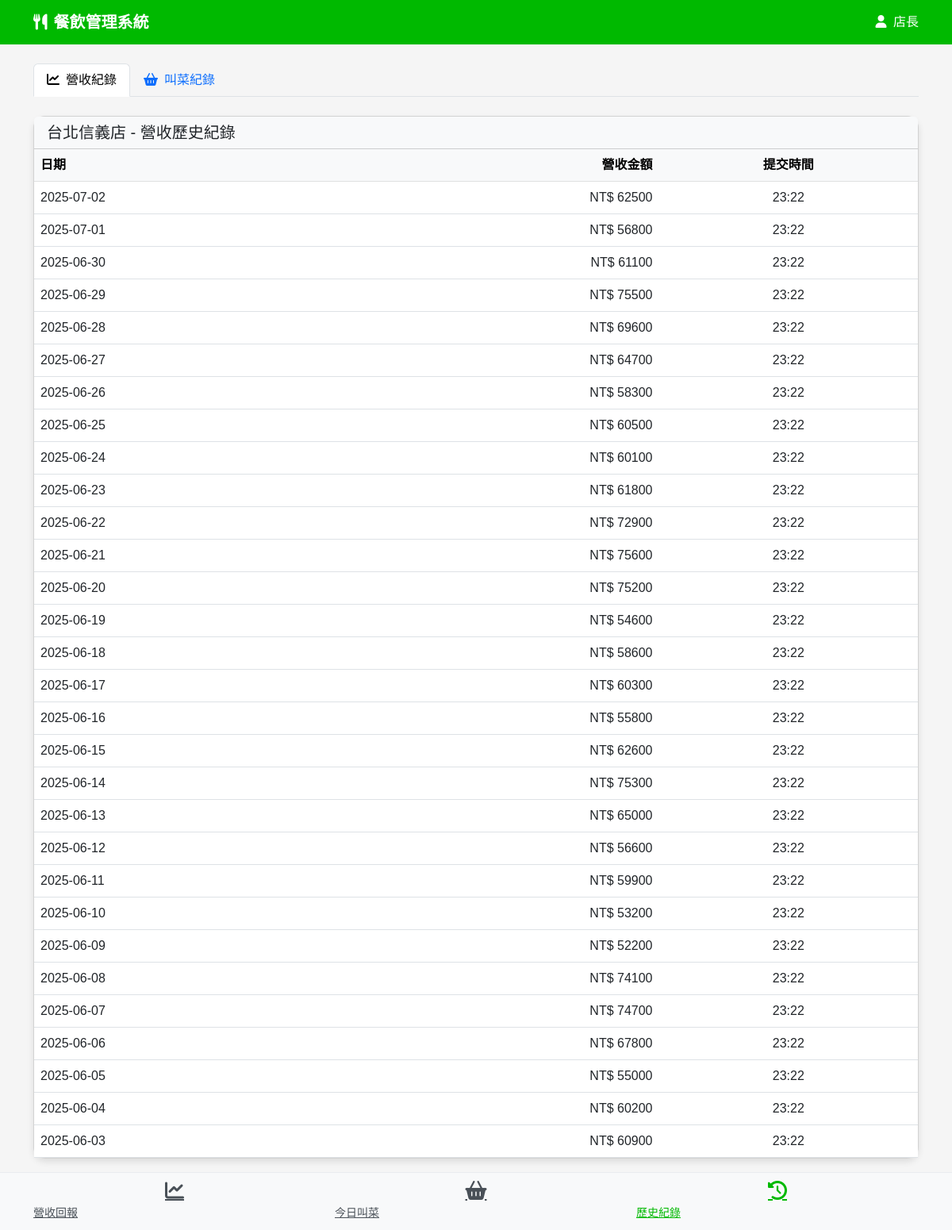
The page /liff/history/ on the database its author committed.
### apps/mock_data/models.py (models this page shows, shortened)
class Store(models.Model):
    REGION_CHOICES = [
        ('taipei', '台北地區'),
        ('new_taipei', '新北地區'),
        ('taoyuan', '桃園地區'),
        ('taichung', '台中地區'),
        ('tainan', '台南地區'),
        ('kaohsiung', '高雄地區'),
    ]
    name = models.CharField(max_length=100)
    location = models.CharField(max_length=200)
    region = models.CharField(max_length=20, choices=REGION_CHOICES, default='taipei')
    manager_name = models.CharField(max_length=100)
    manager_line_id = models.CharField(max_length=100)
    created_at = models.DateTimeField(auto_now_add=True)

class Revenue(models.Model):
    STATUS_CHOICES = [
        ('pending', '未提交'),
        ('submitted', '已提交'),
    ]
    store = models.ForeignKey(
        Store, on_delete=models.CASCADE, related_name='revenues')
    date = models.DateField(default=timezone.now)
    amount = models.DecimalField(
        max_digits=10, decimal_places=2, validators=[MinValueValidator(0)])
    status = models.CharField(max_length=20, choices=STATUS_CHOICES, default='pending')
    notes = models.TextField(blank=True, help_text='備註說明')
    created_by = models.CharField(max_length=100, default='系統')
    updated_by = models.CharField(max_length=100, default='系統')
    updated_at = models.DateTimeField(auto_now=True)
    submitted_at = models.DateTimeField(auto_now_add=True)
    class Meta:
        unique_together = ['store', 'date']
        ordering = ['-date']

### apps/liff_interface/views.py (the view)
# urls.py: path('history/', views.HistoryView.as_view(), name='history'),
class HistoryView(View):
    def get(self, request):
        store = Store.objects.first()
        revenues = Revenue.objects.filter(store=store).order_by('-date')[:30]
        orders = Order.objects.filter(store=store).order_by('-date')[:30]
        context = {
            'store': store,
            'revenues': revenues,
            'orders': orders,
            'liff_id': settings.LINE_LIFF_ID,
        }
        return render(request, 'liff_interface/history.html', context)

### templates/liff_interface/history.html (shortened to what this page needs)
{% extends 'liff_interface/base.html' %}
{% block content %}
<div class="row">
    <div class="col-12">
        <ul class="nav nav-tabs mb-4" id="historyTabs" role="tablist">
            <li class="nav-item" role="presentation">
                <button class="nav-link active" id="revenue-tab" data-bs-toggle="tab" data-bs-target="#revenue-history" type="button" role="tab" aria-controls="revenue-history" aria-selected="true">
                    <i class="fas fa-chart-line me-2"></i>營收紀錄
                </button>
            </li>
            <li class="nav-item" role="presentation">
                <button class="nav-link" id="order-tab" data-bs-toggle="tab" data-bs-target="#order-history" type="button" role="tab" aria-controls="order-history" aria-selected="false">
                    <i class="fas fa-shopping-basket me-2"></i>叫菜紀錄
                </button>
            </li>
        </ul>
        <div class="tab-content" id="historyTabContent">
            <div class="tab-pane fade show active" id="revenue-history" role="tabpanel" aria-labelledby="revenue-tab">
                <div class="card">
                    <div class="card-header bg-light">
                        <h5 class="mb-0">{{ store.name }} - 營收歷史紀錄</h5>
                    </div>
                    <div class="card-body p-0">
                        {% if revenues %}
                        <div class="table-responsive">
                            <table class="table table-hover mb-0">
                                <thead class="table-light">
                                    <tr>
                                        <th>日期</th>
                                        <th class="text-end">營收金額</th>
                                        <th class="text-center">提交時間</th>
                                    </tr>
                                </thead>
                                <tbody>
                                    {% for revenue in revenues %}
                                    <tr>
                                        <td>{{ revenue.date|date:"Y-m-d" }}</td>
                                        <td class="text-end">NT$ {{ revenue.amount|floatformat:0 }}</td>
                                        <td class="text-center">{{ revenue.submitted_at|date:"H:i" }}</td>
                                    </tr>
                                    {% endfor %}
                                </tbody>
                            </table>
                        </div>
                        {% else %}
                        <div class="text-center p-4">
                            <i class="fas fa-info-circle text-info mb-3" style="font-size: 3rem;"></i>
                            <p class="mb-0">尚無營收紀錄</p>
                        </div>
                        {% endif %}
                    </div>
                </div>
            </div>
        </div>
    </div>
</div>
{% endblock %}

### templates/liff_interface/base.html (style rules this page uses)
body { background-color: #f5f5f5; font-family: 'Noto Sans TC', sans-serif; padding-bottom: 70px; }
.card { border-radius: 15px; box-shadow: 0 4px 8px rgba(0,0,0,0.1); margin-bottom: 20px; }

### rows shown on the page
Store: name "台北信義店"
Revenue: date "2025-07-02", amount "62500", submitted_at "23:22"
Revenue: date "2025-07-01", amount "56800", submitted_at "23:22"
Revenue: date "2025-06-30", amount "61100", submitted_at "23:22"
Revenue: date "2025-06-29", amount "75500", submitted_at "23:22"
Revenue: date "2025-06-28", amount "69600", submitted_at "23:22"
Revenue: date "2025-06-27", amount "64700", submitted_at "23:22"
Revenue: date "2025-06-26", amount "58300", submitted_at "23:22"
Revenue: date "2025-06-25", amount "60500", submitted_at "23:22"
Revenue: date "2025-06-24", amount "60100", submitted_at "23:22"
Revenue: date "2025-06-23", amount "61800", submitted_at "23:22"
Revenue: date "2025-06-22", amount "72900", submitted_at "23:22"
Revenue: date "2025-06-21", amount "75600", submitted_at "23:22"
Revenue: date "2025-06-20", amount "75200", submitted_at "23:22"
Revenue: date "2025-06-19", amount "54600", submitted_at "23:22"
Revenue: date "2025-06-18", amount "58600", submitted_at "23:22"
Revenue: date "2025-06-17", amount "60300", submitted_at "23:22"
Revenue: date "2025-06-16", amount "55800", submitted_at "23:22"
Revenue: date "2025-06-15", amount "62600", submitted_at "23:22"
Revenue: date "2025-06-14", amount "75300", submitted_at "23:22"
Revenue: date "2025-06-13", amount "65000", submitted_at "23:22"
Revenue: date "2025-06-12", amount "56600", submitted_at "23:22"
Revenue: date "2025-06-11", amount "59900", submitted_at "23:22"
Revenue: date "2025-06-10", amount "53200", submitted_at "23:22"
Revenue: date "2025-06-09", amount "52200", submitted_at "23:22"
Revenue: date "2025-06-08", amount "74100", submitted_at "23:22"
Revenue: date "2025-06-07", amount "74700", submitted_at "23:22"
Revenue: date "2025-06-06", amount "67800", submitted_at "23:22"
Revenue: date "2025-06-05", amount "55000", submitted_at "23:22"
Revenue: date "2025-06-04", amount "60200", submitted_at "23:22"
Revenue: date "2025-06-03", amount "60900", submitted_at "23:22"
